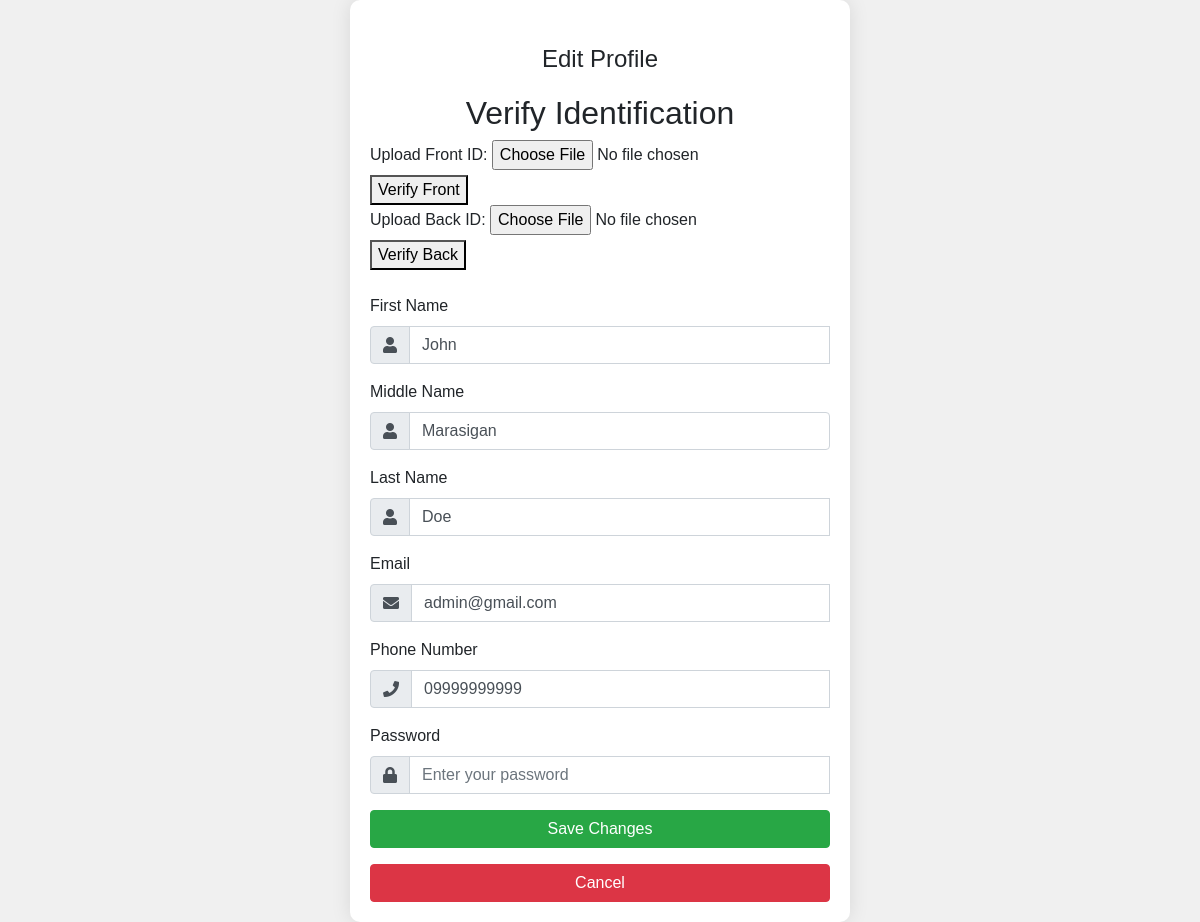
The page /residentdashboard/Profile_edit.php (signed in) on the database its author committed.
### tables this page shows
CREATE TABLE `users` (
  `ID_No` int(11) NOT NULL,
  `Role` varchar(20) DEFAULT 'unverified',
  `Email` varchar(255) DEFAULT NULL,
  `Password` varchar(255) NOT NULL,
  `F_Name` varchar(255) NOT NULL,
  `M_Name` varchar(255) DEFAULT NULL,
  `L_Name` varchar(255) NOT NULL,
  `BirthDate` date NOT NULL,
  `Contact_No` varchar(255) NOT NULL,
  `Gender` varchar(255) NOT NULL,
  `Civil_Status` varchar(255) NOT NULL,
  `Nationality` varchar(255) NOT NULL,
  `Barangay` varchar(255) NOT NULL,
  `Subdivision` varchar(255) NOT NULL,
  `Street_Name` varchar(255) NOT NULL,
  `Block` int(5) NOT NULL,
  `Lot` int(5) NOT NULL,
  `uploads` int(11) NOT NULL,
  `Profile_Picture` varchar(255) DEFAULT NULL,
  `Signature` varchar(255) DEFAULT NULL
);

### config/sample_class.php (called while the page is built, shortened)
<?php
class sample_class {
    private $server = 'localhost';
    private $user   = 'root';
    private $hashpass   = '';
    private $db     = 'records_management_system_db';
    private $pdo;
    public function __construct() {
        $this->conn = new mysqli($this->server, $this->user, $this->hashpass, $this->db);
    }
    public function db_connect()
    {
        $this->pdo = null;
        try {
            $this->pdo = new PDO("mysql:host=" . $this->server . ";dbname=" . $this->db, $this->user, $this->hashpass);
            $this->pdo->setAttribute(PDO::ATTR_ERRMODE, PDO::ERRMODE_EXCEPTION);
        } catch (PDOException $e) {
            echo "Connection failed: " . $e->getMessage();
            exit;
        }
    }
    public function fetchUser($ID_No)
    {
        $query = "SELECT ID_No, F_Name, M_Name, L_Name, Email, Contact_No, `Role` FROM users WHERE ID_No = :ID_No";
        $stmt = $this->pdo->prepare($query);
        $stmt->bindValue(':ID_No', $ID_No);
        if ($stmt->execute()) {
            $user = $stmt->fetch(PDO::FETCH_ASSOC);
            return $user;
        } else {
            echo "Error executing query for ID_No: " . htmlentities($ID_No);
        }
        return false;
    }
}
?>

### config/session_manager.php (called while the page is built, shortened)
<?php
require "../config/sample_class.php";
$conn = new sample_class();

### residentdashboard/Profile_edit.php (the view, shortened to what this page needs)
<?php
include '../config/session_manager.php';
$user_ID = trim($_SESSION['ID_No']);
$user = $conn->fetchUser($user_ID);
if($user) {
    $F_Name = $user['F_Name'];
    $M_Name = $user['M_Name'];
    $L_Name = $user['L_Name'];
    $Email = $user['Email'];
    $Contact_No = $user['Contact_No'];
} else {
    $F_Name = "";
    $M_Name = "";
    $L_Name = "";
    $Email = "";
    $Contact_No = "";
}
?>
<!DOCTYPE html>
<html lang="en">
<head>
  <link href="https://cdn.jsdelivr.net/npm/bootstrap@5.1.3/dist/css/bootstrap.min.css" rel="stylesheet">
  <link rel="stylesheet" href="https://cdnjs.cloudflare.com/ajax/libs/font-awesome/5.15.4/css/all.min.css">
  <link rel="stylesheet" href="assets/css/bootstrap.min.css">
</head>
<body>
<div class="profile-edit-container">
  <h1>Edit Profile</h1>
    <h2 class="text-center"> Verify Identification </h2>
    <form action="predict_front.php" method="POST" enctype="multipart/form-data">
    <label>Upload Front ID:</label>
    <input type="file" name="front_id" required>
    <button type="submit">Verify Front</button>
</form>
<form action="predict_back.php" method="POST" enctype="multipart/form-data">
    <label>Upload Back ID:</label>
    <input type="file" name="back_id" required>
    <button type="submit">Verify Back</button>
</form>
    <form method="POST" action="<?php echo $_SERVER['PHP_SELF']; ?>" enctype="multipart/form-data" class="needs-validation" novalidate>
    <div class="mb-3">
      <label for="F_Name" class="form-label"><br> First Name</label>
      <div class="input-group">
        <span class="input-group-text"><i class="fas fa-user"></i></span>
        <input type="text" class="form-control" id="F_Name" name="F_Name" value="<?php echo $F_Name; ?>" required>
      </div>
    </div>
    <div class="mb-3">
      <label for="M_Name" class="form-label">Middle Name</label>
      <div class="input-group">
        <span class="input-group-text"><i class="fas fa-user"></i></span>
        <input type="text" class="form-control" id="M_Name" name="M_Name" value="<?php echo $M_Name; ?>">
      </div>
    </div>
    <div class="mb-3">
      <label for="L_Name" class="form-label">Last Name</label>
      <div class="input-group">
        <span class="input-group-text"><i class="fas fa-user"></i></span>
        <input type="text" class="form-control" id="L_Name" name="L_Name" value="<?php echo $L_Name; ?>" required>
      </div>
    </div>
    <div class="mb-3">
      <label for="Email" class="form-label">Email</label>
      <div class="input-group">
        <span class="input-group-text"><i class="fas fa-envelope"></i></span>
        <input type="email" class="form-control" id="Email" name="Email" value="<?php echo $Email; ?>" required>
      </div>
    </div>
    <div class="mb-3">
      <label for="Contact_No" class="form-label">Phone Number</label>
      <div class="input-group">
        <span class="input-group-text"><i class="fas fa-phone"></i></span>
        <input type="tel" class="form-control" id="Contact_No" name="Contact_No" value="<?php echo $Contact_No; ?>" required>
      </div>
    </div>
    <div class="mb-3">
      <label for="Password" class="form-label">Password</label>
      <div class="input-group">
        <span class="input-group-text"><i class="fas fa-lock"></i></span>
        <input type="password" class="form-control" id="Password" name="Password" placeholder="Enter your password">
      </div>
    </div>
    <button type="submit" class="btn btn-success w-100 mb-3">Save Changes</button>
    <button type="button" class="btn btn-danger w-100" onclick="window.location.href='residentdashboard.php';">Cancel</button>
</form>
</body>
</html>

### residentdashboard/Profile_edit.php (style rules this page uses)
body { font-family: verdana, geneva, sans-serif; background-color: #f0f0f0; margin: 0; padding: 0; display: flex; flex-direction: column; height: 100vh; }
.profile-edit-container { background-color: #fff; padding: 20px; border-radius: 10px; box-shadow: 0 0 20px rgba(0, 0, 0, 0.1); width: 100%; max-width: 500px; margin: auto; }
.profile-edit-container h1 { margin-bottom: 20px; margin-top: 25px; font-size: 24px; text-align: center; }
.profile-edit-container .btn { font-size: 16px; }

### rows shown on the page
users: F_Name "John", M_Name "Marasigan", L_Name "Doe", Email "admin@gmail.com", Contact_No "09999999999"
